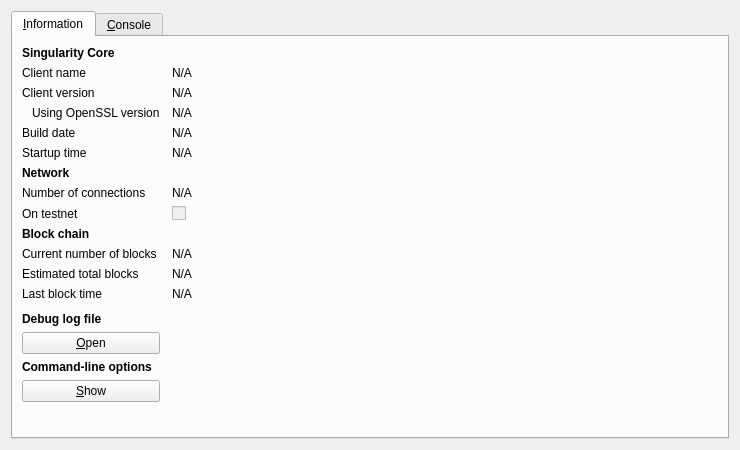
<?xml version="1.0" encoding="UTF-8"?>
<ui version="4.0">
 <class>RPCConsole</class>
 <widget class="QDialog" name="RPCConsole">
  <property name="geometry">
   <rect>
    <x>0</x>
    <y>0</y>
    <width>740</width>
    <height>450</height>
   </rect>
  </property>
  <property name="windowTitle">
   <string>Singularity - Debug window</string>
  </property>
  <layout class="QVBoxLayout" name="verticalLayout_2">
   <item>
    <widget class="QTabWidget" name="tabWidget">
     <property name="currentIndex">
      <number>0</number>
     </property>
     <widget class="QWidget" name="tab_info">
      <attribute name="title">
       <string>&amp;Information</string>
      </attribute>
      <layout class="QGridLayout" name="gridLayout" columnstretch="0,1">
       <property name="horizontalSpacing">
        <number>12</number>
       </property>
       <item row="0" column="0">
        <widget class="QLabel" name="label_9">
         <property name="font">
          <font>
           <weight>75</weight>
           <bold>true</bold>
          </font>
         </property>
         <property name="text">
          <string>Singularity Core</string>
         </property>
        </widget>
       </item>
       <item row="1" column="0">
        <widget class="QLabel" name="label_5">
         <property name="text">
          <string>Client name</string>
         </property>
        </widget>
       </item>
       <item row="1" column="1">
        <widget class="QLabel" name="clientName">
         <property name="cursor">
          <cursorShape>IBeamCursor</cursorShape>
         </property>
         <property name="text">
          <string>N/A</string>
         </property>
         <property name="textFormat">
          <enum>Qt::PlainText</enum>
         </property>
         <property name="textInteractionFlags">
          <set>Qt::LinksAccessibleByMouse|Qt::TextSelectableByKeyboard|Qt::TextSelectableByMouse</set>
         </property>
        </widget>
       </item>
       <item row="2" column="0">
        <widget class="QLabel" name="label_6">
         <property name="text">
          <string>Client version</string>
         </property>
        </widget>
       </item>
       <item row="2" column="1">
        <widget class="QLabel" name="clientVersion">
         <property name="cursor">
          <cursorShape>IBeamCursor</cursorShape>
         </property>
         <property name="text">
          <string>N/A</string>
         </property>
         <property name="textFormat">
          <enum>Qt::PlainText</enum>
         </property>
         <property name="textInteractionFlags">
          <set>Qt::LinksAccessibleByMouse|Qt::TextSelectableByKeyboard|Qt::TextSelectableByMouse</set>
         </property>
        </widget>
       </item>
       <item row="3" column="0">
        <widget class="QLabel" name="label_14">
         <property name="text">
          <string>Using OpenSSL version</string>
         </property>
         <property name="indent">
          <number>10</number>
         </property>
        </widget>
       </item>
       <item row="3" column="1">
        <widget class="QLabel" name="openSSLVersion">
         <property name="cursor">
          <cursorShape>IBeamCursor</cursorShape>
         </property>
         <property name="text">
          <string>N/A</string>
         </property>
         <property name="textFormat">
          <enum>Qt::PlainText</enum>
         </property>
         <property name="textInteractionFlags">
          <set>Qt::LinksAccessibleByMouse|Qt::TextSelectableByKeyboard|Qt::TextSelectableByMouse</set>
         </property>
        </widget>
       </item>
       <item row="4" column="0">
        <widget class="QLabel" name="label_12">
         <property name="text">
          <string>Build date</string>
         </property>
        </widget>
       </item>
       <item row="4" column="1">
        <widget class="QLabel" name="buildDate">
         <property name="cursor">
          <cursorShape>IBeamCursor</cursorShape>
         </property>
         <property name="text">
          <string>N/A</string>
         </property>
         <property name="textFormat">
          <enum>Qt::PlainText</enum>
         </property>
         <property name="textInteractionFlags">
          <set>Qt::LinksAccessibleByMouse|Qt::TextSelectableByKeyboard|Qt::TextSelectableByMouse</set>
         </property>
        </widget>
       </item>
       <item row="5" column="0">
        <widget class="QLabel" name="label_13">
         <property name="text">
          <string>Startup time</string>
         </property>
        </widget>
       </item>
       <item row="5" column="1">
        <widget class="QLabel" name="startupTime">
         <property name="cursor">
          <cursorShape>IBeamCursor</cursorShape>
         </property>
         <property name="text">
          <string>N/A</string>
         </property>
         <property name="textFormat">
          <enum>Qt::PlainText</enum>
         </property>
         <property name="textInteractionFlags">
          <set>Qt::LinksAccessibleByMouse|Qt::TextSelectableByKeyboard|Qt::TextSelectableByMouse</set>
         </property>
        </widget>
       </item>
       <item row="6" column="0">
        <widget class="QLabel" name="label_11">
         <property name="font">
          <font>
           <weight>75</weight>
           <bold>true</bold>
          </font>
         </property>
         <property name="text">
          <string>Network</string>
         </property>
        </widget>
       </item>
       <item row="7" column="0">
        <widget class="QLabel" name="label_7">
         <property name="text">
          <string>Number of connections</string>
         </property>
        </widget>
       </item>
       <item row="7" column="1">
        <widget class="QLabel" name="numberOfConnections">
         <property name="cursor">
          <cursorShape>IBeamCursor</cursorShape>
         </property>
         <property name="text">
          <string>N/A</string>
         </property>
         <property name="textFormat">
          <enum>Qt::PlainText</enum>
         </property>
         <property name="textInteractionFlags">
          <set>Qt::LinksAccessibleByMouse|Qt::TextSelectableByKeyboard|Qt::TextSelectableByMouse</set>
         </property>
        </widget>
       </item>
       <item row="8" column="0">
        <widget class="QLabel" name="label_8">
         <property name="text">
          <string>On testnet</string>
         </property>
        </widget>
       </item>
       <item row="8" column="1">
        <widget class="QCheckBox" name="isTestNet">
         <property name="enabled">
          <bool>false</bool>
         </property>
         <property name="text">
          <string/>
         </property>
        </widget>
       </item>
       <item row="9" column="0">
        <widget class="QLabel" name="label_10">
         <property name="font">
          <font>
           <weight>75</weight>
           <bold>true</bold>
          </font>
         </property>
         <property name="text">
          <string>Block chain</string>
         </property>
        </widget>
       </item>
       <item row="10" column="0">
        <widget class="QLabel" name="label_3">
         <property name="text">
          <string>Current number of blocks</string>
         </property>
        </widget>
       </item>
       <item row="10" column="1">
        <widget class="QLabel" name="numberOfBlocks">
         <property name="cursor">
          <cursorShape>IBeamCursor</cursorShape>
         </property>
         <property name="text">
          <string>N/A</string>
         </property>
         <property name="textFormat">
          <enum>Qt::PlainText</enum>
         </property>
         <property name="textInteractionFlags">
          <set>Qt::LinksAccessibleByMouse|Qt::TextSelectableByKeyboard|Qt::TextSelectableByMouse</set>
         </property>
        </widget>
       </item>
       <item row="11" column="0">
        <widget class="QLabel" name="label_4">
         <property name="text">
          <string>Estimated total blocks</string>
         </property>
        </widget>
       </item>
       <item row="11" column="1">
        <widget class="QLabel" name="totalBlocks">
         <property name="cursor">
          <cursorShape>IBeamCursor</cursorShape>
         </property>
         <property name="text">
          <string>N/A</string>
         </property>
         <property name="textFormat">
          <enum>Qt::PlainText</enum>
         </property>
         <property name="textInteractionFlags">
          <set>Qt::LinksAccessibleByMouse|Qt::TextSelectableByKeyboard|Qt::TextSelectableByMouse</set>
         </property>
        </widget>
       </item>
       <item row="12" column="0">
        <widget class="QLabel" name="label_2">
         <property name="text">
          <string>Last block time</string>
         </property>
        </widget>
       </item>
       <item row="12" column="1">
        <widget class="QLabel" name="lastBlockTime">
         <property name="cursor">
          <cursorShape>IBeamCursor</cursorShape>
         </property>
         <property name="text">
          <string>N/A</string>
         </property>
         <property name="textFormat">
          <enum>Qt::PlainText</enum>
         </property>
         <property name="textInteractionFlags">
          <set>Qt::LinksAccessibleByMouse|Qt::TextSelectableByKeyboard|Qt::TextSelectableByMouse</set>
         </property>
        </widget>
       </item>
       <item row="13" column="0">
        <spacer name="verticalSpacer_2">
         <property name="orientation">
          <enum>Qt::Vertical</enum>
         </property>
         <property name="sizeHint" stdset="0">
          <size>
           <width>20</width>
           <height>20</height>
          </size>
         </property>
        </spacer>
       </item>
       <item row="14" column="0">
        <widget class="QLabel" name="labelDebugLogfile">
         <property name="font">
          <font>
           <weight>75</weight>
           <bold>true</bold>
          </font>
         </property>
         <property name="text">
          <string>Debug log file</string>
         </property>
        </widget>
       </item>
       <item row="15" column="0">
        <widget class="QPushButton" name="openDebugLogfileButton">
         <property name="toolTip">
          <string>Open the Singularity debug log file from the current data directory. This can take a few seconds for large log files.</string>
         </property>
         <property name="text">
          <string>&amp;Open</string>
         </property>
         <property name="autoDefault">
          <bool>false</bool>
         </property>
        </widget>
       </item>
       <item row="16" column="0">
        <widget class="QLabel" name="labelCLOptions">
         <property name="font">
          <font>
           <weight>75</weight>
           <bold>true</bold>
          </font>
         </property>
         <property name="text">
          <string>Command-line options</string>
         </property>
        </widget>
       </item>
       <item row="17" column="0">
        <widget class="QPushButton" name="showCLOptionsButton">
         <property name="toolTip">
          <string>Show the Singularity-Qt help message to get a list with possible Singularity command-line options.</string>
         </property>
         <property name="text">
          <string>&amp;Show</string>
         </property>
         <property name="autoDefault">
          <bool>false</bool>
         </property>
        </widget>
       </item>
       <item row="18" column="0">
        <spacer name="verticalSpacer">
         <property name="orientation">
          <enum>Qt::Vertical</enum>
         </property>
         <property name="sizeHint" stdset="0">
          <size>
           <width>20</width>
           <height>40</height>
          </size>
         </property>
        </spacer>
       </item>
      </layout>
     </widget>
     <widget class="QWidget" name="tab_console">
      <attribute name="title">
       <string>&amp;Console</string>
      </attribute>
      <layout class="QVBoxLayout" name="verticalLayout_3">
       <property name="spacing">
        <number>3</number>
       </property>
       <item>
        <widget class="QTextEdit" name="messagesWidget">
         <property name="minimumSize">
          <size>
           <width>0</width>
           <height>100</height>
          </size>
         </property>
         <property name="readOnly">
          <bool>true</bool>
         </property>
         <property name="tabKeyNavigation" stdset="0">
          <bool>false</bool>
         </property>
         <property name="columnCount" stdset="0">
          <number>2</number>
         </property>
        </widget>
       </item>
       <item>
        <layout class="QHBoxLayout" name="horizontalLayout">
         <property name="spacing">
          <number>3</number>
         </property>
         <item>
          <widget class="QLabel" name="label">
           <property name="text">
            <string notr="true">&gt;</string>
           </property>
          </widget>
         </item>
         <item>
          <widget class="QLineEdit" name="lineEdit"/>
         </item>
         <item>
          <widget class="QPushButton" name="clearButton">
           <property name="maximumSize">
            <size>
             <width>24</width>
             <height>24</height>
            </size>
           </property>
           <property name="toolTip">
            <string>Clear console</string>
           </property>
           <property name="text">
            <string/>
           </property>
           <property name="icon">
            <iconset resource="../bitcoin.qrc">
             <normaloff>:/icons/remove</normaloff>:/icons/remove</iconset>
           </property>
           <property name="shortcut">
            <string notr="true">Ctrl+L</string>
           </property>
           <property name="autoDefault">
            <bool>false</bool>
           </property>
          </widget>
         </item>
        </layout>
       </item>
      </layout>
     </widget>
    </widget>
   </item>
  </layout>
 </widget>
 <resources>
  <include location="../bitcoin.qrc"/>
 </resources>
 <connections/>
</ui>
